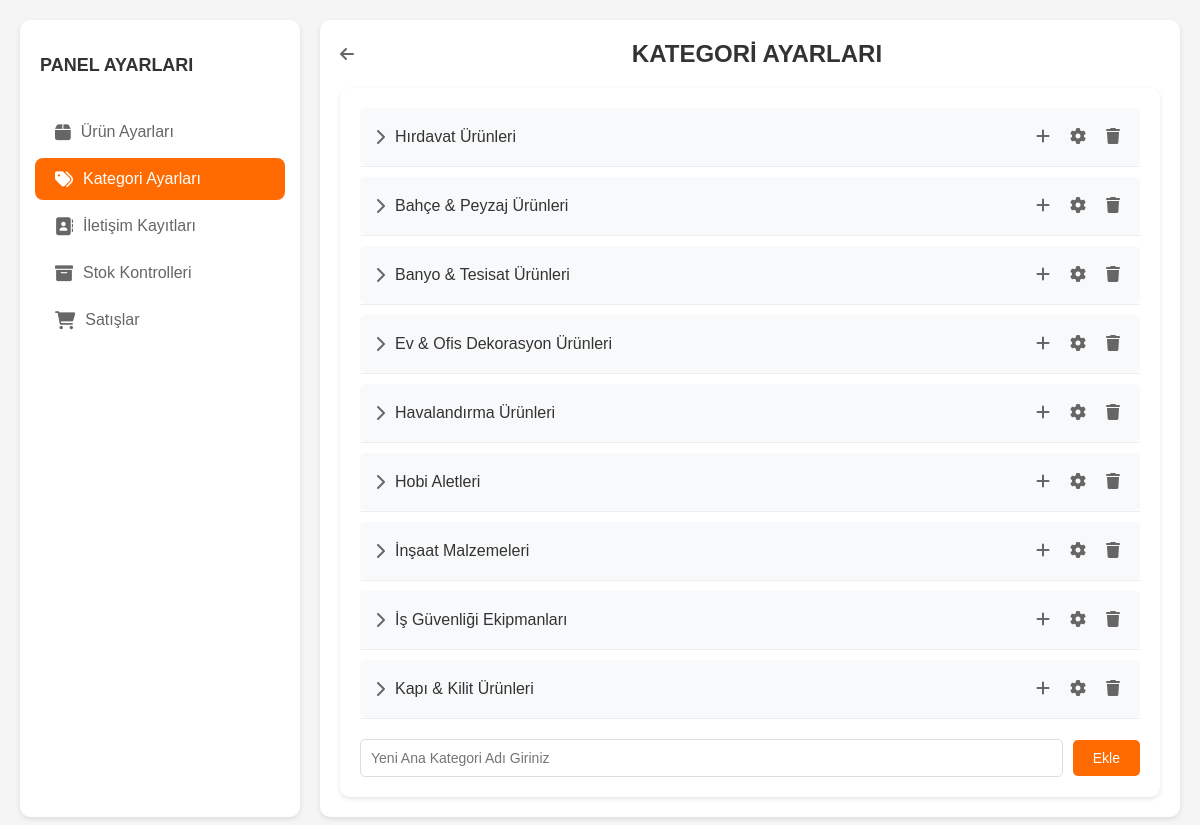
Screenshot of /php/kategori_ayarlari.php with the database file from the repository.
### tables this page shows
CREATE TABLE `kategori` (
  `kategori_id` int(11) NOT NULL,
  `kategori_adi` varchar(255) NOT NULL,
  `parent_id` int(11) DEFAULT NULL
);

### php/kategori_ayarlari.php (the view, shortened to what this page needs)
<?php
try {
    $db = Database::getInstance()->getConnection();
    $anaKategoriQuery = $db->prepare("SELECT kategori_id, kategori_adi FROM kategori WHERE parent_id IS NULL ORDER BY kategori_id");
    $anaKategoriQuery->execute();
    $anaKategoriler = $anaKategoriQuery->fetchAll(PDO::FETCH_ASSOC);
} catch (Exception $e) {
    error_log("Hata: " . $e->getMessage());
    die("Bir hata oluştu: " . $e->getMessage());
}
?>
<!DOCTYPE html>
<html lang="tr">
<head>
    <link rel="stylesheet" href="https://cdnjs.cloudflare.com/ajax/libs/font-awesome/6.0.0/css/all.min.css">
</head>
<body>
    <div class="container">
        <div class="sidebar">
            <h2 class="panel-title">PANEL AYARLARI</h2>
            <ul class="menu-list">
                <a href="urun_ayarlari.php" class="menu-item">
                    <i class="fas fa-box"></i>
                    Ürün Ayarları
                </a>
                <a href="kategori_ayarlari.php" class="menu-item active">
                    <i class="fas fa-tags"></i>
                    Kategori Ayarları
                </a>
                <a href="iletisim_kayitlari.php" class="menu-item">
                    <i class="fas fa-address-book"></i>
                    İletişim Kayıtları
                </a>
                <a href="stok_kontrolleri.php" class="menu-item">
                    <i class="fas fa-box-archive"></i>
                    Stok Kontrolleri
                </a>
                <a href="satislar.php" class="menu-item">
                    <i class="fas fa-shopping-cart"></i>
                    Satışlar
                </a>
            </ul>
        </div>
        <div class="main-content">
            <div class="kategori-header">
                <a href="urun_ayarlari.php" class="geri-btn">
                    <i class="fas fa-arrow-left"></i>
                </a>
                <h2 class="kategori-baslik">KATEGORİ AYARLARI</h2>
            </div>
            <div class="kategori-liste">
                <?php foreach($anaKategoriler as $anaKategori): ?>
                    <div class="ana-kategori" data-id="<?php echo $anaKategori['kategori_id']; ?>">
                        <div class="ana-kategori-baslik">
                            <div class="kategori-adi">
                                <i class="fas fa-chevron-right toggle-icon"></i>
                                <span class="kategori-adi-text"><?php echo htmlspecialchars($anaKategori['kategori_adi']); ?></span>
                            </div>
                            <div class="kategori-islemler">
                                <button class="islem-btn yeni-alt-kategori-btn" title="Alt Kategori Ekle">
                                    <i class="fas fa-plus"></i>
                                </button>
                                <button class="islem-btn" title="Düzenle">
                                    <i class="fas fa-cog"></i>
                                </button>
                                <button class="islem-btn" title="Sil">
                                    <i class="fas fa-trash"></i>
                                </button>
                            </div>
                        </div>
                    </div>
                <?php endforeach; ?>
                <div class="yeni-kategori">
                    <input type="text" placeholder="Yeni Ana Kategori Adı Giriniz">
                    <button class="ekle-btn">Ekle</button>
                </div>
            </div>
        </div>
    </div>
</body>
</html>

### php/kategori_ayarlari.php (style rules this page uses)
body { margin: 0; font-family: Arial, sans-serif; background-color: #f5f5f5; padding: 20px; }
.container { display: flex; min-height: calc(100vh - 40px); gap: 20px; }
.sidebar { width: 280px; background-color: #fff; border-radius: 10px; box-shadow: 0 2px 5px rgba(0,0,0,0.1); padding: 20px 0; flex-shrink: 0; }
.panel-title { font-size: 18px; color: #333; padding: 0 20px; margin-bottom: 20px; font-weight: bold; }
.menu-list { list-style: none; padding: 15px; margin: 0; }
.menu-item { padding: 12px 20px; color: #666; cursor: pointer; transition: all 0.3s ease; display: flex; align-items: center; text-decoration: none; border-radius: 8px; margin-bottom: 5px; }
.menu-item.active { background-color: #ff6b00; color: white; }
.menu-item i { margin-right: 10px; font-size: 18px; }
.main-content { flex-grow: 1; background: #fff; border-radius: 10px; box-shadow: 0 2px 5px rgba(0,0,0,0.1); padding: 20px; }
.kategori-header { display: flex; justify-content: space-between; align-items: center; margin-bottom: 20px; }
.geri-btn { color: #666; text-decoration: none; display: flex; align-items: center; gap: 5px; }
.kategori-baslik { font-size: 24px; margin: 0; color: #333; }
.kategori-liste { background: white; border-radius: 10px; box-shadow: 0 2px 5px rgba(0,0,0,0.1); padding: 20px; }
.kategori-adi { color: #333; font-size: 16px; }
.kategori-islemler { display: flex; gap: 10px; }
.islem-btn { background: none; border: none; cursor: pointer; color: #666; font-size: 16px; padding: 5px; }
.yeni-kategori { display: flex; gap: 10px; margin-top: 20px; align-items: center; }
.yeni-kategori input { flex-grow: 1; padding: 10px; border: 1px solid #ddd; border-radius: 5px; font-size: 14px; }
.ekle-btn { background-color: #ff6b00; color: white; border: none; padding: 10px 20px; border-radius: 5px; cursor: pointer; font-size: 14px; }
.ana-kategori { border-bottom: 1px solid #eee; margin-bottom: 10px; }
.ana-kategori-baslik { display: flex; justify-content: space-between; align-items: center; padding: 15px; cursor: pointer; background-color: #f8f9fa; border-radius: 5px; }
.kategori-adi { display: flex; align-items: center; gap: 10px; }
.toggle-icon { transition: transform 0.3s ease; color: #666; }

### rows the page displays
kategori: kategori_adi "Hırdavat Ürünleri"
kategori: kategori_adi "Bahçe & Peyzaj Ürünleri"
kategori: kategori_adi "Banyo & Tesisat Ürünleri"
kategori: kategori_adi "Ev & Ofis Dekorasyon Ürünleri"
kategori: kategori_adi "Havalandırma Ürünleri"
kategori: kategori_adi "Hobi Aletleri"
kategori: kategori_adi "İnşaat Malzemeleri"
kategori: kategori_adi "İş Güvenliği Ekipmanları"
kategori: kategori_adi "Kapı & Kilit Ürünleri"
